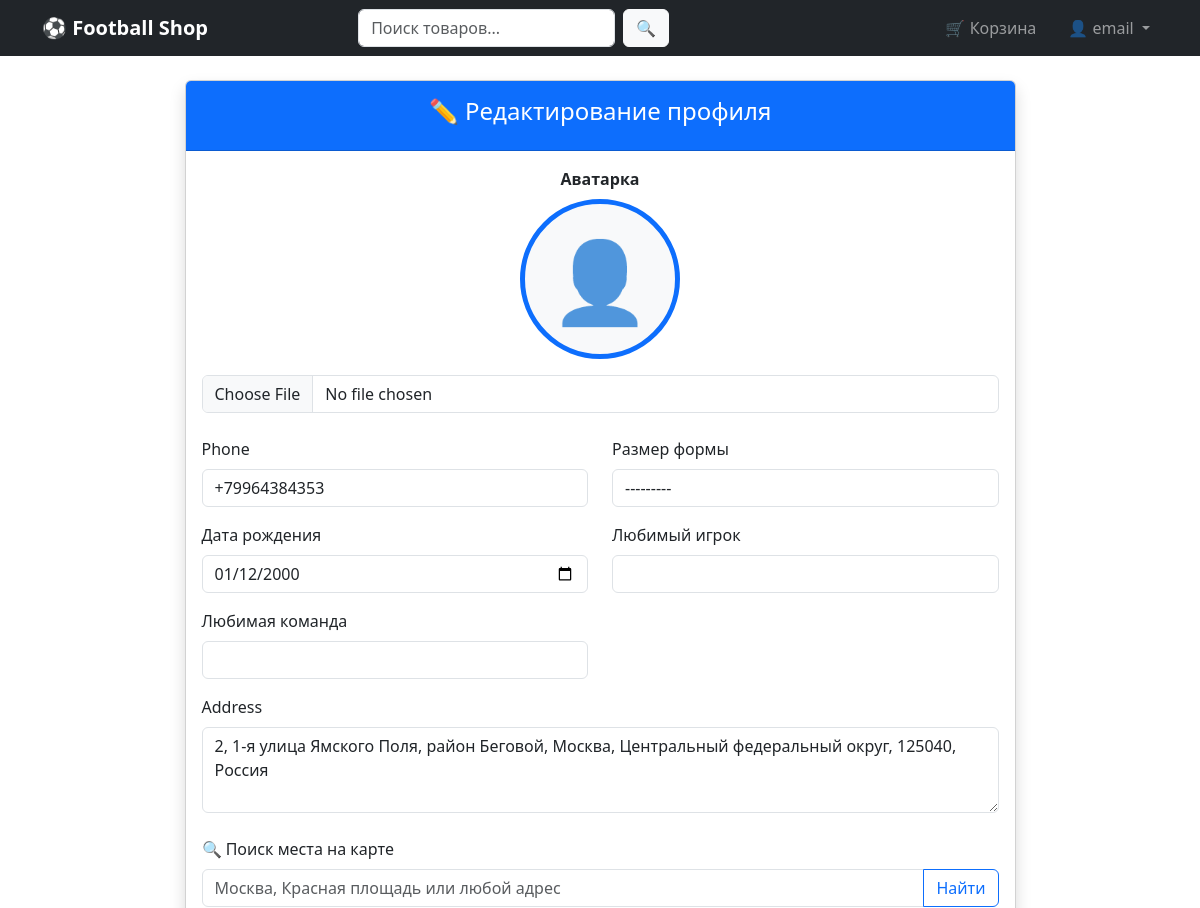
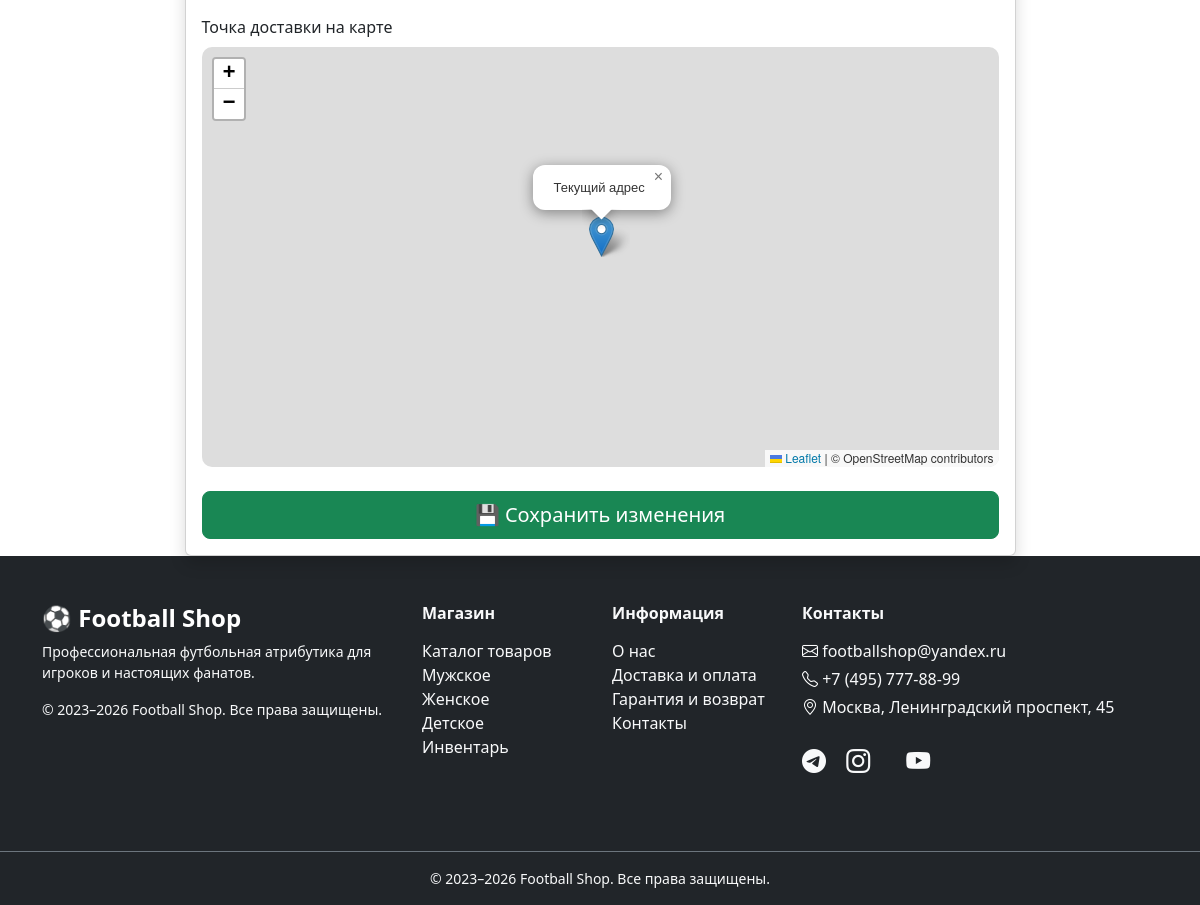
The app's page /accounts/profile/edit/ (signed in) with its own data (2 pictures, top to bottom).
### accounts/models.py (models this page shows, shortened)
class Profile(models.Model):
    user = models.OneToOneField(User, on_delete=models.CASCADE, related_name='profile')
    phone = models.CharField(
        max_length=15,
        blank=True,
        validators=[RegexValidator(regex=r'^\+?1?\d{9,15}$', message="Введите корректный номер телефона")]
    )
    address = models.TextField(blank=True)
    date_of_birth = models.DateField(null=True, blank=True)
    avatar = models.ImageField(
        upload_to='avatars/',
        blank=True,
        null=True,
        verbose_name="Аватарка"
    )
    favorite_team = models.CharField(
        max_length=100,
        blank=True,
        verbose_name="Любимая команда"
    )
    shirt_size = models.CharField(
        max_length=5,
        choices=[
            ('XS', 'XS'), ('S', 'S'), ('M', 'M'),
            ('L', 'L'), ('XL', 'XL'), ('XXL', 'XXL')
        ],
        blank=True,
        verbose_name="Размер формы"
    )
    favorite_player = models.CharField(
        max_length=100,
        blank=True,
        verbose_name="Любимый игрок"
    )
    latitude = models.FloatField(null=True, blank=True, verbose_name="Широта")
    longitude = models.FloatField(null=True, blank=True, verbose_name="Долгота")

### accounts/views.py (the view)
# urls.py: path('profile/edit/', views.edit_profile, name='edit_profile'),
@login_required
def edit_profile(request):
    profile = request.user.profile
    if request.method == 'POST':
        form = ProfileForm(request.POST, request.FILES, instance=profile)
        if form.is_valid():
            form.save()
            logger.info(f"Пользователь {request.user.username} обновил профиль")
            messages.success(request, 'Профиль успешно обновлён!')
            return redirect('accounts:profile')
    else:
        form = ProfileForm(instance=profile)
    return render(request, 'accounts/edit_profile.html', {
        'form': form,
        'profile': profile
    })

### accounts/forms.py (shortened to what this page needs)
class ProfileForm(forms.ModelForm):
    date_of_birth = forms.DateField(
        required=False,
        widget=forms.DateInput(attrs={
            'class': 'form-control',
            'type': 'date'
        }),
        input_formats=['%Y-%m-%d', '%d.%m.%Y'],  # важно!
        label="Дата рождения"
    )
    class Meta:
        model = Profile
        fields = [
            'avatar', 'phone', 'address', 'date_of_birth',
            'favorite_team', 'shirt_size', 'favorite_player',
            'latitude', 'longitude'
        ]
        widgets = {
            'avatar': forms.FileInput(attrs={'class': 'form-control'}),
            'phone': forms.TextInput(attrs={'class': 'form-control', 'placeholder': '+7 (999) 123-45-67'}),
            'address': forms.Textarea(attrs={'class': 'form-control', 'rows': 3}),
            'favorite_team': forms.TextInput(attrs={'class': 'form-control'}),
            'shirt_size': forms.Select(attrs={'class': 'form-control'}),
            'favorite_player': forms.TextInput(attrs={'class': 'form-control'}),
            'latitude': forms.HiddenInput(),
            'longitude': forms.HiddenInput(),
        }

### templates/accounts/edit_profile.html (shortened to what this page needs)
{% extends 'base.html' %}
{% block extra_css %}
<link rel="stylesheet" href="https://unpkg.com/leaflet@1.9.4/dist/leaflet.css" />
{% endblock %}
{% block content %}
<div class="row justify-content-center">
    <div class="col-lg-9">
        <div class="card shadow">
            <div class="card-header bg-primary text-white text-center py-3">
                <h4>✏️ Редактирование профиля</h4>
            </div>
            <div class="card-body">
                <form method="post" enctype="multipart/form-data" id="profile-form">
                    <div class="mb-4 text-center">
                        <label class="form-label fw-bold">Аватарка</label><br>
                        {% if profile.avatar %}
                            <img src="{{ profile.avatar.url }}" alt="Аватар" class="avatar-preview mb-3">
                        {% else %}
                            <div class="avatar-preview bg-light d-flex align-items-center justify-content-center mx-auto mb-3">
                                <span class="display-1 text-muted">👤</span>
                            </div>
                        {% endif %}
                        {{ form.avatar }}
                    </div>
                    <div class="row">
                        <div class="col-md-6">
                            <div class="mb-3">
                                <label class="form-label">{{ form.phone.label }}</label>
                                {{ form.phone }}
                            </div>
                            <div class="mb-3">
                                <label class="form-label">{{ form.date_of_birth.label }}</label>
                                <input type="date"
                                       name="date_of_birth"
                                       id="id_date_of_birth"
                                       class="form-control"
                                       value="{% if profile.date_of_birth %}{{ profile.date_of_birth|date:'Y-m-d' }}{% endif %}">
                            </div>
                            <div class="mb-3">
                                <label class="form-label">{{ form.favorite_team.label }}</label>
                                {{ form.favorite_team }}
                            </div>
                        </div>
                        <div class="col-md-6">
                            <div class="mb-3">
                                <label class="form-label">{{ form.shirt_size.label }}</label>
                                {{ form.shirt_size }}
                            </div>
                            <div class="mb-3">
                                <label class="form-label">{{ form.favorite_player.label }}</label>
                                {{ form.favorite_player }}
                            </div>
                        </div>
                    </div>
                    <div class="mb-4">
                        <label class="form-label">{{ form.address.label }}</label>
                        {{ form.address }}
                    </div>
                    <div class="mb-3">
                        <label class="form-label">🔍 Поиск места на карте</label>
                        <div class="input-group">
                            <input type="text" id="search-input" class="form-control" placeholder="Москва, Красная площадь или любой адрес">
                            <button type="button" id="search-btn" class="btn btn-outline-primary">Найти</button>
                        </div>
                    </div>
                    <div class="mb-4">
                        <label class="form-label">Точка доставки на карте</label>
                        <div id="map"></div>
                    </div>
                    <div class="d-grid">
                        <button type="submit" class="btn btn-success btn-lg">💾 Сохранить изменения</button>
                    </div>
                </form>
            </div>
        </div>
    </div>
</div>
{% endblock %}

### templates/base.html (shortened to what this page needs)
<!DOCTYPE html>
<html lang="ru">
<head>
    <link href="https://cdn.jsdelivr.net/npm/bootstrap@5.3.3/dist/css/bootstrap.min.css" rel="stylesheet">
    <link href="https://cdn.jsdelivr.net/npm/bootstrap-icons@1.11.3/font/bootstrap-icons.css" rel="stylesheet">
    {% block extra_css %}{% endblock %}
</head>
<body class="d-flex flex-column min-vh-100">
    <nav class="navbar navbar-expand-lg navbar-dark bg-dark">
        <div class="container">
            <a class="navbar-brand fw-bold" href="{% url 'shop:index' %}">
                ⚽ Football Shop
            </a>
            <div class="collapse navbar-collapse" id="navbarNav">
                <form class="d-flex mx-auto" style="max-width: 420px;" method="get" action="{% url 'shop:search' %}">
                    <input type="text" name="q" class="form-control" placeholder="Поиск товаров..." value="{{ request.GET.q }}">
                    <button type="submit" class="btn btn-light ms-2">🔍</button>
                </form>
                <ul class="navbar-nav ms-auto align-items-center">
                    {% if user.is_authenticated %}
                        <li class="nav-item me-3">
                            <a class="nav-link position-relative" href="{% url 'shop:cart' %}">
                                🛒 Корзина
                            </a>
                        </li>
                        <li class="nav-item dropdown">
                            <a class="nav-link dropdown-toggle" href="#" role="button" data-bs-toggle="dropdown">
                                👤 {{ user.username }}
                            </a>
                        </li>
                    {% endif %}
                </ul>
            </div>
        </div>
    </nav>
    <div class="container mt-4 flex-grow-1">
        {% block content %}
        {% endblock %}
    </div>
    <footer class="bg-dark text-white mt-auto">
        <div class="container py-5">
            <div class="row">
                <div class="col-lg-4 col-md-6 mb-4">
                    <h4 class="fw-bold">⚽ Football Shop</h4>
                    <p class="text-light small">Профессиональная футбольная атрибутика для игроков и настоящих фанатов.</p>
                    <p class="text-light small">© 2023–2026 Football Shop. Все права защищены.</p>
                </div>
                <div class="col-lg-2 col-md-6 mb-4">
                    <h6 class="fw-bold mb-3 text-light">Магазин</h6>
                    <ul class="list-unstyled">
                        <li><a href="{% url 'shop:index' %}" class="text-light text-decoration-none">Каталог товаров</a></li>
                        <li><a href="{% url 'shop:category_products' 'male' %}" class="text-light text-decoration-none">Мужское</a></li>
                        <li><a href="{% url 'shop:category_products' 'female' %}" class="text-light text-decoration-none">Женское</a></li>
                        <li><a href="{% url 'shop:category_products' 'kids' %}" class="text-light text-decoration-none">Детское</a></li>
                        <li><a href="{% url 'shop:category_products' 'unisex' %}" class="text-light text-decoration-none">Инвентарь</a></li>
                    </ul>
                </div>
                <div class="col-lg-2 col-md-6 mb-4">
                    <h6 class="fw-bold mb-3 text-light">Информация</h6>
                    <ul class="list-unstyled">
                        <li><a href="#" class="text-light text-decoration-none" data-bs-toggle="modal" data-bs-target="#aboutModal">О нас</a></li>
                        <li><a href="#" class="text-light text-decoration-none" data-bs-toggle="modal" data-bs-target="#deliveryModal">Доставка и оплата</a></li>
                        <li><a href="#" class="text-light text-decoration-none" data-bs-toggle="modal" data-bs-target="#guaranteeModal">Гарантия и возврат</a></li>
                        <li><a href="#" class="text-light text-decoration-none" data-bs-toggle="modal" data-bs-target="#contactsModal">Контакты</a></li>
                    </ul>
                </div>
                <div class="col-lg-4 col-md-6 mb-4">
                    <h6 class="fw-bold mb-3 text-light">Контакты</h6>
                    <p class="mb-1"><i class="bi bi-envelope"></i> <span class="text-light">footballshop@yandex.ru</span></p>
                    <p class="mb-1"><i class="bi bi-telephone"></i> <span class="text-light">+7 (495) 777-88-99</span></p>
                    <p><i class="bi bi-geo-alt"></i> <span class="text-light">Москва, Ленинградский проспект, 45</span></p>
                    <div class="mt-4">
                        <a href="#" class="text-light me-3 fs-4"><i class="bi bi-telegram"></i></a>
                        <a href="#" class="text-light me-3 fs-4"><i class="bi bi-instagram"></i></a>
                        <a href="#" class="text-light fs-4"><i class="bi bi-youtube"></i></a>
                    </div>
                </div>
            </div>
        </div>
        <div class="border-top border-secondary py-3 text-center small text-light">
            © 2023–2026 Football Shop. Все права защищены.
        </div>
    </footer>
</body>
</html>

### templates/accounts/edit_profile.html (style rules this page uses)
#map { height: 420px; border-radius: 10px; }
.avatar-preview { width: 160px; height: 160px; object-fit: cover; border-radius: 50%; border: 5px solid #0d6efd; }

### records on screen
Profile: phone "+79964384353", date_of_birth "01/12/2000", shirt_size "---------", address "2, 1-я улица Ямского Поля, район Беговой, Москва, Центральный федеральный округ, 125040, Россия"

### other values on screen
{{ user.username }} "email"
